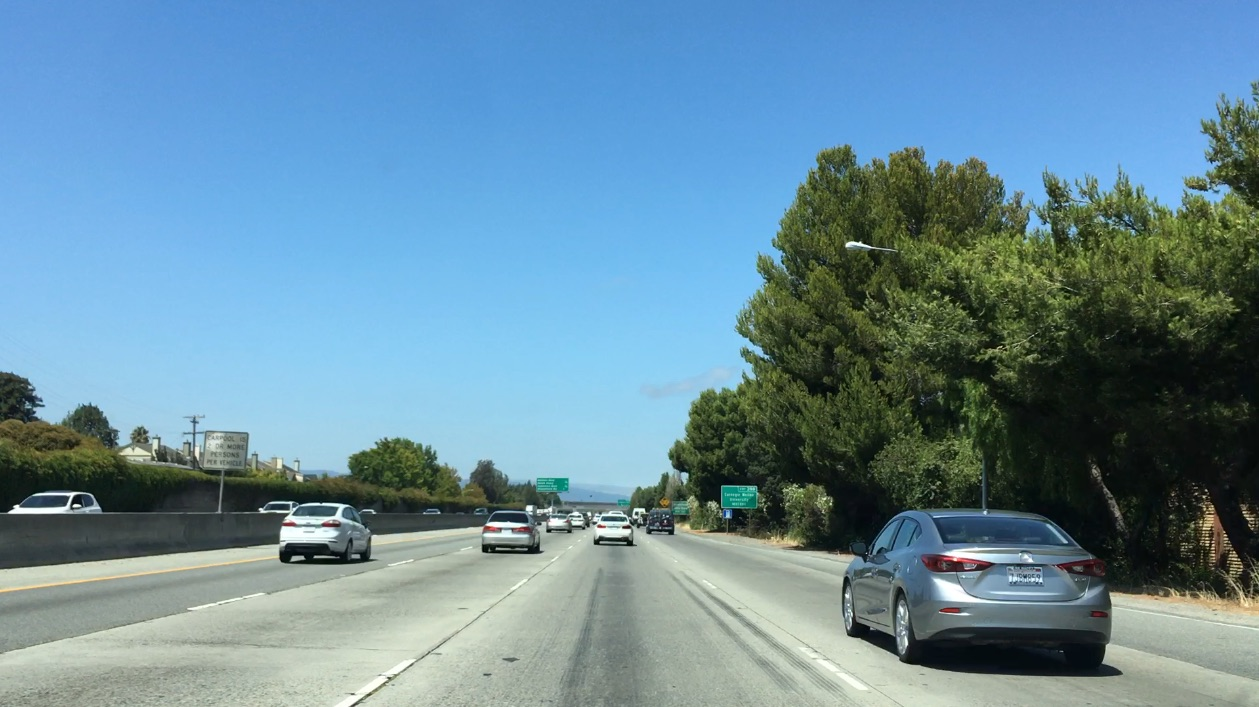
#> input picture test_images/bbox-example-image.jpg, 1259 x 707 px
$ jupyter execute --allow-errors CarND-CarND-Vehicle-Detection.ipynb   (shell and % lines are left out)   (older library calls are emulated)
#> lines starting #> are read from the running program, lines starting #| are printed output that depends on the picture; after the words box and inside, x2 and y2 are one past the last pixel; in counts of white or black regions, pixels touching at a corner belong together
### lessons_functions.py
import matplotlib.image as mpimg
import numpy as np
import cv2
from skimage.feature import hog
import cv2
import numpy as np
import matplotlib.pyplot as plt
from mpl_toolkits.mplot3d import Axes3D
import time

# Define a function to return HOG features and visualization
# [57 lines left out: functions get_hog_features, bin_spatial, color_hist, not called in this run]

# Define a function to extract features from a list of images
# Have this function call bin_spatial() and color_hist()
def combine_and_normalize(imgs, cspace='RGB', spatial_size=(32, 32),
                        hist_bins=32, hist_range=(0, 256)):
    # Create a list to append feature vectors to
    features = []
    # Iterate through the list of images
    for file in imgs:
        # Read in each one by one
        image = mpimg.imread(file)
        # apply color conversion if other than 'RGB'
        if cspace != 'RGB':
            if cspace == 'HSV':
                feature_image = cv2.cvtColor(image, cv2.COLOR_RGB2HSV)
            elif cspace == 'LUV':
                feature_image = cv2.cvtColor(image, cv2.COLOR_RGB2LUV)
            elif cspace == 'HLS':
                feature_image = cv2.cvtColor(image, cv2.COLOR_RGB2HLS)
            elif cspace == 'YUV':
                feature_image = cv2.cvtColor(image, cv2.COLOR_RGB2YUV)
        else: feature_image = np.copy(image)
        # Apply bin_spatial() to get spatial color features
        spatial_features = bin_spatial(feature_image, size=spatial_size)
        # Apply color_hist() also with a color space option now
        hist_features = color_hist(feature_image, nbins=hist_bins, bins_range=hist_range)
        # Append the new feature vector to the features list
        features.append(np.concatenate((spatial_features, hist_features)))
    # Return list of feature vectors
    return features

def extract_features_color_classify(imgs, cspace='RGB', spatial_size=(32, 32),
                        hist_bins=32, hist_range=(0, 256)):
    # Create a list to append feature vectors to
    features = []
    # Iterate through the list of images
    for file in imgs:
        # Read in each one by one
        image = mpimg.imread(file)
        # apply color conversion if other than 'RGB'
        if cspace != 'RGB':
            if cspace == 'HSV':
                feature_image = cv2.cvtColor(image, cv2.COLOR_RGB2HSV)
            elif cspace == 'LUV':
                feature_image = cv2.cvtColor(image, cv2.COLOR_RGB2LUV)
            elif cspace == 'HLS':
                feature_image = cv2.cvtColor(image, cv2.COLOR_RGB2HLS)
            elif cspace == 'YUV':
                feature_image = cv2.cvtColor(image, cv2.COLOR_RGB2YUV)
            elif cspace == 'YCrCb':
                feature_image = cv2.cvtColor(image, cv2.COLOR_RGB2YCrCb)
        else: feature_image = np.copy(image)
        # Apply bin_spatial() to get spatial color features
        spatial_features = bin_spatial(feature_image, size=spatial_size)
        # Apply color_hist() also with a color space option now
        hist_features = color_hist(feature_image, nbins=hist_bins, bins_range=hist_range)
        # Append the new feature vector to the features list
        features.append(np.concatenate((spatial_features, hist_features)))
    # Return list of feature vectors
    return features

# Define a function to extract features from a list of images
# Have this function call bin_spatial() and color_hist()
def extract_features_hog_classify(imgs, cspace='RGB', orient=9,
                        pix_per_cell=8, cell_per_block=2, hog_channel=0):
    # Create a list to append feature vectors to
    features = []
    # Iterate through the list of images
    for file in imgs:
        # Read in each one by one
        image = mpimg.imread(file)
        # apply color conversion if other than 'RGB'
        if cspace != 'RGB':
            if cspace == 'HSV':
                feature_image = cv2.cvtColor(image, cv2.COLOR_RGB2HSV)
            elif cspace == 'LUV':
                feature_image = cv2.cvtColor(image, cv2.COLOR_RGB2LUV)
            elif cspace == 'HLS':
                feature_image = cv2.cvtColor(image, cv2.COLOR_RGB2HLS)
            elif cspace == 'YUV':
                feature_image = cv2.cvtColor(image, cv2.COLOR_RGB2YUV)
            elif cspace == 'YCrCb':
                feature_image = cv2.cvtColor(image, cv2.COLOR_RGB2YCrCb)
        else: feature_image = np.copy(image)

        # Call get_hog_features() with vis=False, feature_vec=True
        if hog_channel == 'ALL':
            hog_features = []
            for channel in range(feature_image.shape[2]):
                hog_features.append(get_hog_features(feature_image[:,:,channel],
                                    orient, pix_per_cell, cell_per_block,
                                    vis=False, feature_vec=True))
            hog_features = np.ravel(hog_features)
        else:
            hog_features = get_hog_features(feature_image[:,:,hog_channel], orient,
                        pix_per_cell, cell_per_block, vis=False, feature_vec=True)
        # Append the new feature vector to the features list
        features.append(hog_features)
    # Return list of feature vectors
    return features

# [7 lines left out: function convert_color, not called in this run]

# Define a function to extract features from a list of images
# Have this function call bin_spatial() and color_hist()
def extract_features(imgs, color_space='RGB', spatial_size=(32, 32),
                        hist_bins=32, orient=9,
                        pix_per_cell=8, cell_per_block=2, hog_channel=0,
                        spatial_feat=True, hist_feat=True, hog_feat=True):
    # Create a list to append feature vectors to
    features = []
    # Iterate through the list of images
    for file in imgs:
        file_features = []
        # Read in each one by one
        image = mpimg.imread(file)
        # apply color conversion if other than 'RGB'
        if color_space != 'RGB':
            if color_space == 'HSV':
                feature_image = cv2.cvtColor(image, cv2.COLOR_RGB2HSV)
            elif color_space == 'LUV':
                feature_image = cv2.cvtColor(image, cv2.COLOR_RGB2LUV)
            elif color_space == 'HLS':
                feature_image = cv2.cvtColor(image, cv2.COLOR_RGB2HLS)
            elif color_space == 'YUV':
                feature_image = cv2.cvtColor(image, cv2.COLOR_RGB2YUV)
            elif color_space == 'YCrCb':
                feature_image = cv2.cvtColor(image, cv2.COLOR_RGB2YCrCb)
        else: feature_image = np.copy(image)

        if spatial_feat == True:
            spatial_features = bin_spatial(feature_image, size=spatial_size)
            file_features.append(spatial_features)
        if hist_feat == True:
            # Apply color_hist()
            hist_features = color_hist(feature_image, nbins=hist_bins)
            file_features.append(hist_features)
        if hog_feat == True:
        # Call get_hog_features() with vis=False, feature_vec=True
            if hog_channel == 'ALL':
                hog_features = []
                for channel in range(feature_image.shape[2]):
                    hog_features.append(get_hog_features(feature_image[:,:,channel],
                                        orient, pix_per_cell, cell_per_block,
                                        vis=False, feature_vec=True))
                hog_features = np.ravel(hog_features)
            else:
                hog_features = get_hog_features(feature_image[:,:,hog_channel], orient,
                            pix_per_cell, cell_per_block, vis=False, feature_vec=True)
            # Append the new feature vector to the features list
            file_features.append(hog_features)
        features.append(np.concatenate(file_features))
    # Return list of feature vectors
    return features

# Define a function that takes an image,
# start and stop positions in both x and y,
# window size (x and y dimensions),
# and overlap fraction (for both x and y)
def slide_window(img, x_start_stop=[None, None], y_start_stop=[None, None],
                    xy_window=(64, 64), xy_overlap=(0.5, 0.5)):
    # If x and/or y start/stop positions not defined, set to image size
    if x_start_stop[0] == None:
        x_start_stop[0] = 0
    if x_start_stop[1] == None:
        x_start_stop[1] = img.shape[1]
    if y_start_stop[0] == None:
        y_start_stop[0] = 0
    if y_start_stop[1] == None:
        y_start_stop[1] = img.shape[0]
    # Compute the span of the region to be searched
    xspan = x_start_stop[1] - x_start_stop[0]
    yspan = y_start_stop[1] - y_start_stop[0]
    # Compute the number of pixels per step in x/y
    nx_pix_per_step = np.int(xy_window[0]*(1 - xy_overlap[0]))
    ny_pix_per_step = np.int(xy_window[1]*(1 - xy_overlap[1]))
    # Compute the number of windows in x/y
    nx_buffer = np.int(xy_window[0]*(xy_overlap[0]))
    ny_buffer = np.int(xy_window[1]*(xy_overlap[1]))
    nx_windows = np.int((xspan-nx_buffer)/nx_pix_per_step)
    ny_windows = np.int((yspan-ny_buffer)/ny_pix_per_step)
    # Initialize a list to append window positions to
    window_list = []
    # Loop through finding x and y window positions
    # Note: you could vectorize this step, but in practice
    # you'll be considering windows one by one with your
    # classifier, so looping makes sense
    for ys in range(ny_windows):
        for xs in range(nx_windows):
            # Calculate window position
            startx = xs*nx_pix_per_step + x_start_stop[0]
            endx = startx + xy_window[0]
            starty = ys*ny_pix_per_step + y_start_stop[0]
            endy = starty + xy_window[1]
            # Append window position to list
            window_list.append(((startx, starty), (endx, endy)))
    # Return the list of windows
    return window_list


# Define a function that takes an image,
# a list of image sizes and thresholds,
# window size (x and y dimensions),
# and overlap fraction (for both x and y)
def multiple_slide_windows(image, image_sizes=[128,64,32], threshold_left=0, threshold_right=0, threshold_top=0, bottom_thresholds=[0, 32, 64], xy_overlap=(0.5, 0.5)):
    windows = []
    for i in range(len(image_sizes)):
        image_size = image_sizes[i]
        threshold_bottom = bottom_thresholds[i]
        x_start_stop = [threshold_left, image.shape[1] - threshold_right + 30]
        y_start_stop=[round(image.shape[0]/2) + threshold_top, image.shape[0] - threshold_bottom]

        windows += slide_window(image, x_start_stop=x_start_stop, y_start_stop=y_start_stop,
                                xy_window=(image_size, image_size), xy_overlap=xy_overlap)

    return windows

# Define a function to draw bounding boxes
def draw_boxes(img, bboxes, color=(0, 0, 255), thick=6):
    # Make a copy of the image
    imcopy = np.copy(img)
    # Iterate through the bounding boxes
    for bbox in bboxes:
        # Draw a rectangle given bbox coordinates
        cv2.rectangle(imcopy, bbox[0], bbox[1], color, thick)
    # Return the image copy with boxes drawn
    return imcopy

# [9 lines left out: function add_heat, not called in this run]

def cooldown_heat(heatmap):
    # heatmap[::] -= 1
    return heatmap

# [20 lines left out: functions apply_threshold, draw_labeled_bboxes, not called in this run]

def plot3d(pixels, colors_rgb, fig = None, fig_position = None,
        axis_labels=list("RGB"), axis_limits=[(0, 255), (0, 255), (0, 255)]):
    """Plot pixels in 3D."""

    # Create figure and 3D axes
    if fig is None:
        fig = plt.figure(figsize=(8, 8))
        ax = Axes3D(fig)
    else:
        ax = fig.add_subplot(fig_position, projection='3d')


    # Set axis limits
    ax.set_xlim(*axis_limits[0])
    ax.set_ylim(*axis_limits[1])
    ax.set_zlim(*axis_limits[2])

    # Set axis labels and sizes
    ax.tick_params(axis='both', which='major', labelsize=14, pad=8)
    ax.set_xlabel(axis_labels[0], fontsize=16, labelpad=16)
    ax.set_ylabel(axis_labels[1], fontsize=16, labelpad=16)
    ax.set_zlabel(axis_labels[2], fontsize=16, labelpad=16)

    # Plot pixel values with colors given in colors_rgb
    ax.scatter(
        pixels[:, :, 0].ravel(),
        pixels[:, :, 1].ravel(),
        pixels[:, :, 2].ravel(),
        c=colors_rgb.reshape((-1, 3)), edgecolors='none')

    return ax  # return Axes3D object for further manipulation

# Define a function to return some characteristics of the dataset
def data_look(car_list, notcar_list):
    data_dict = {}
    # Define a key in data_dict "n_cars" and store the number of car images
    data_dict["n_cars"] = len(car_list)
    # Define a key "n_notcars" and store the number of notcar images
    data_dict["n_notcars"] = len(notcar_list)
    # Read in a test image, either car or notcar
    example_img = mpimg.imread(car_list[0])
    # Define a key "image_shape" and store the test image shape 3-tuple
    data_dict["image_shape"] = example_img.shape
    # Define a key "data_type" and store the data type of the test image.
    data_dict["data_type"] = example_img.dtype
    # Return data_dict
    return data_dict


# Define a function to extract features from a single image window
# This function is very similar to extract_features()
# just for a single image rather than list of images
# [160 lines left out: functions single_img_features, search_windows, create_windows, find_cars, not called in this run]

### camera_calibration.py
import pickle
import cv2
import numpy as np
import matplotlib.pyplot as plt
import matplotlib.image as mpimg
import glob
import os.path

def get_calibration(camera_calibration_pickle = 'dist_pickle.p', force=False):
  if force is True or not os.path.isfile(camera_calibration_pickle):
    return calibrate()
  else:
    return load_calibrate()

def calibrate(inner_chessboard_corners = (9,6), camera_calibration_images = 'camera_cal/calibra*.jpg', camera_calibration_pickle = 'dist_pickle.p', force=False):

  objp = np.zeros((inner_chessboard_corners[1]*inner_chessboard_corners[0],3), np.float32)
  objp[:,:2] = np.mgrid[0:inner_chessboard_corners[0], 0:inner_chessboard_corners[1]].T.reshape(-1,2)

  # Arrays to store object points and image points from all the images.
  objpoints = [] # 3d points in real world space
  imgpoints = [] # 2d points in image plane.

  # Make a list of calibration images
  images = glob.glob(camera_calibration_images)

  img_size = None
  for idx, fname in enumerate(images):
      img = cv2.imread(fname)
      gray = cv2.cvtColor(img, cv2.COLOR_BGR2GRAY)

      ret, corners = cv2.findChessboardCorners(gray, inner_chessboard_corners, None)

      if img_size is None:
        img_size = (img.shape[1], img.shape[0])

      if ret == True:
          objpoints.append(objp)
          imgpoints.append(corners)

  ret, mtx, dist, rvecs, tvecs = cv2.calibrateCamera(objpoints, imgpoints, img_size, None, None)

  dist_pickle = {}
  dist_pickle["mtx"] = mtx
  dist_pickle["dist"] = dist
  dist_pickle["objpoints"] = objpoints
  dist_pickle["imgpoints"] = imgpoints

  pickle.dump( dist_pickle, open(camera_calibration_pickle, "wb" ) )

  return mtx, dist, objpoints, imgpoints

# [8 lines left out: function load_calibrate, not called in this run]

### CarND-CarND-Vehicle-Detection.ipynb
# Camera Calibration

At first I've extracted all the camera calibartion functions from the Advanced Lane Finding project into the file camera_calibration.py.

[cell 1]

from camera_calibration import *
#> (the rest of this cell did not finish here and is left out)

# Finding Lanes

Then I extracted the whole lane finding logic from the Advanced Lane Finding project into the files lane_finder.py and lane_detection_helpers.py.

This section just validates, that the transferred pipeline still works.

[cell 2]

test_image_class_1 = "test_images/test5.jpg"
test_image_class_1_output = "output_images/test5_pipeline.jpg"

from camera_calibration import *
#> (the rest of this cell did not finish here and is left out)


from lane_finder import *

laneFinder = LaneFinder(mtx, dist)

img1 = plt.imread(test_image_class_1)

output1 = laneFinder.process(img1)

plt.figure()
plt.imshow(output1)
plt.show()
plt.imsave(test_image_class_1_output, output1)

# Lesson functions

During the lessons, we've learned created a lot of useful helper functions. I've added all of them to lessons_functions.py. In this chapter I'm going through them stepe by step and validate, that they are working.

## Manual vehicle detection

[cell 3]

import numpy as np
import cv2
import matplotlib.pyplot as plt
import matplotlib.image as mpimg

from lessons_functions import *

test_image = "test_images/bbox-example-image.jpg"
test_image_output = "output_images/bbox-example-image.jpg"

image = mpimg.imread(test_image)
#> image is the input picture: shape (707, 1259, 3); mean R, G, B 104.8, 141, 158.4

bboxes = [((275, 572), (380, 510)), ((488, 563), (549, 518)), ((554, 543), (582, 522)),
          ((601, 555), (646, 522)), ((657, 545), (685, 517)), ((849, 678), (1135, 512))]

result = draw_boxes(image, bboxes)
#> after the loop in draw_boxes, `for bbox in bboxes:`:
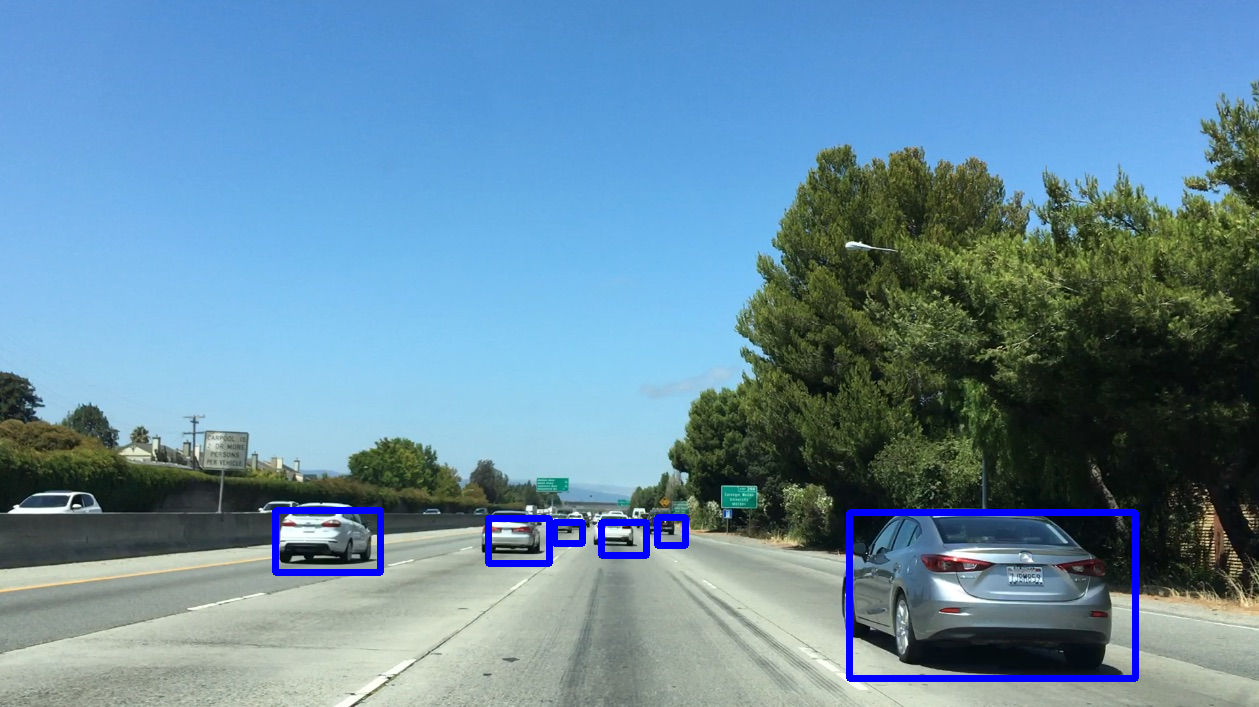
#> imcopy: shape (707, 1259, 3); 1.41% of pixels changed, all inside (x1, y1, x2, y2) = (272, 507, 1139, 682)
plt.imshow(result)
plt.show()
plt.imsave(test_image_output, result)

## Histograms of Color

[cell 4]

import numpy as np
import cv2
import matplotlib.pyplot as plt
import matplotlib.image as mpimg

test_image = "test_images/cutout1.jpg"
test_image_output = "output_images/cutout1-historgram-of-colors.jpg"

#> (the rest of this cell did not finish here and is left out)

## Explore Color Spaces

[cell 5]

import numpy as np
import cv2
import matplotlib.pyplot as plt
import matplotlib.image as mpimg

import matplotlib.pyplot as plt
from mpl_toolkits.mplot3d.axes3d import Axes3D, get_test_data
from matplotlib import cm
import numpy as np

from lessons_functions import *

test_images = [
    "test_images/000275.png",
    "test_images/000528.png",
    "test_images/001240.png"
]
#> test_images = ['test_images/000275.png', 'test_images/000528.png', 'test_images/001240.png']
test_image_output = [
    "output_images/000275-color-spaces.png",
    "output_images/000528-color-spaces.png",
    "output_images/001240-color-spaces.png"
]

def explore_color_space(test_image, test_image_output):
#> called with test_image = 'test_images/000275.png', test_image_output = 'output_images/000275-color-spaces.png'
    print(test_image)
    # Read a color image
    img = cv2.imread(test_image)
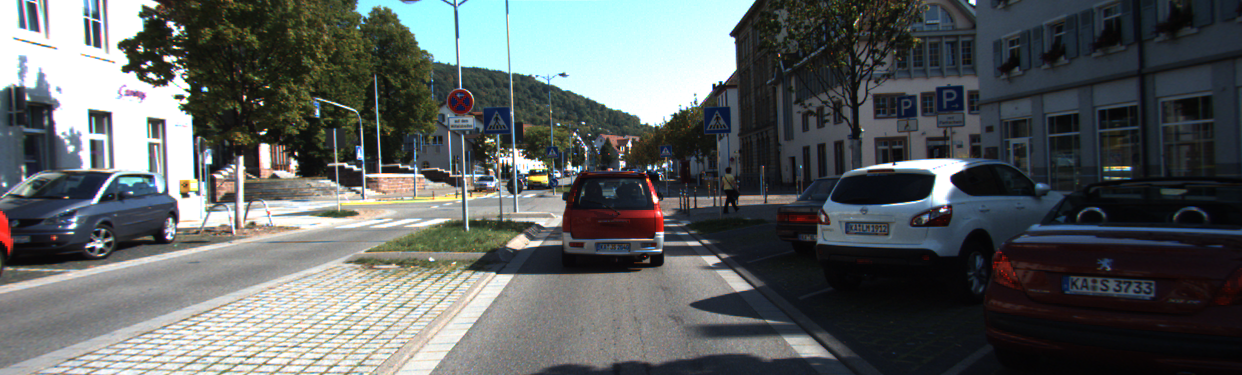
#> input picture test_images/000275.png, 1242 x 375 px
#> img is the input picture: shape (375, 1242, 3); mean B, G, R 96.5, 96.6, 91.8

    # Select a small fraction of pixels to plot by subsampling it
    scale = max(img.shape[0], img.shape[1], 64) / 64  # at most 64 rows and columns
    img_small = cv2.resize(img, (np.int(img.shape[1] / scale), np.int(img.shape[0] / scale)), interpolation=cv2.INTER_NEAREST)

    # Convert subsampled image to desired color space(s)
    img_small_RGB = cv2.cvtColor(img_small, cv2.COLOR_BGR2RGB)  # OpenCV uses BGR, matplotlib likes RGB
    img_small_HSV = cv2.cvtColor(img_small, cv2.COLOR_BGR2HSV)
    img_small_LUV = cv2.cvtColor(img_small, cv2.COLOR_BGR2LUV)
    img_small_HLS = cv2.cvtColor(img_small, cv2.COLOR_BGR2HLS)
    img_small_rgb = img_small_RGB / 255.  # scaled to [0, 1], only for plotting

    fig = plt.figure(figsize=plt.figaspect(0.25))

    # create 3d plots
    plot3d(img_small_RGB, img_small_rgb, fig=fig, fig_position=141)
    plot3d(img_small_HSV, img_small_rgb, fig=fig, fig_position=142, axis_labels=list("HSV"))
    plot3d(img_small_LUV, img_small_rgb, fig=fig, fig_position=143, axis_labels=list("LUV"))
    plot3d(img_small_HLS, img_small_rgb, fig=fig, fig_position=144, axis_labels=list("HLS"))

    plt.show()
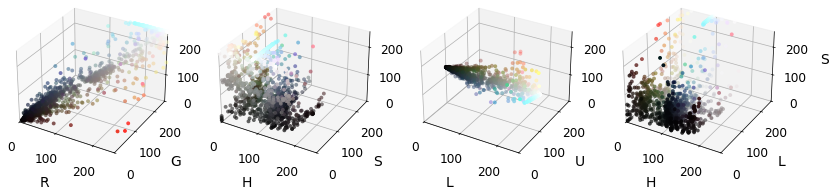
#> figure drawn by matplotlib, 4 panels
#> (the rest of the program and of its run is left out)
